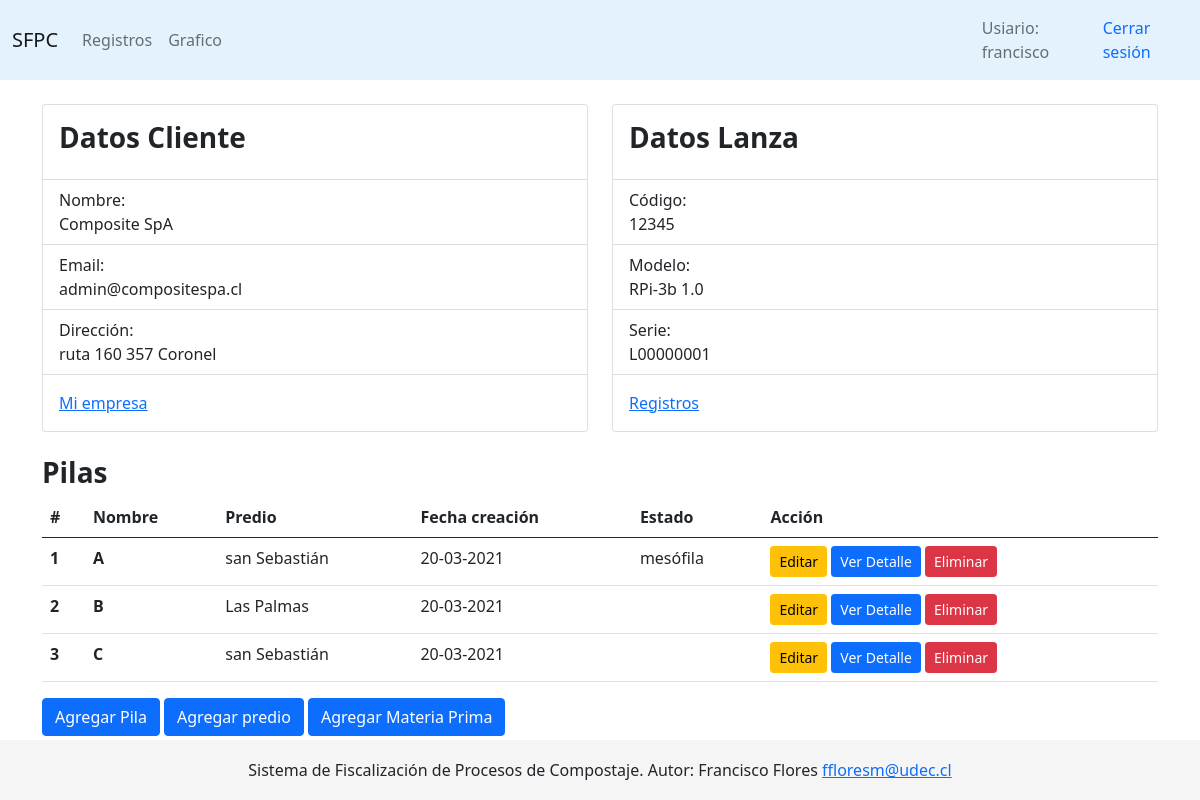
The app's page /app/ (signed in) with its own data.
### app/models.py (models this page shows, shortened)
class Cliente(models.Model):
    nombre = models.CharField(max_length=200, default="")
    rut = models.CharField(max_length=9)
    direccion = models.CharField(max_length=200, default="")
    email = models.EmailField(unique=True)
    telefono = models.CharField(max_length=15, default="")
    fecha_creacion = models.DateTimeField("fecha de creación", auto_now_add=True)
    class Meta:
        ordering = ('nombre', )

class Lanza(models.Model):
    codigo = models.CharField(max_length=100, unique=True, null=False)
    numero_serie = models.CharField("numero de serie", max_length=100, unique=True, null=False)
    modelo = models.CharField(max_length=20, default="")
    cliente = models.ForeignKey('Cliente', on_delete=models.SET_NULL, null=True)

class Pila(models.Model):
    estado_choices = [
        ('mesófila', 'Fase I: mesófila'),
        ('termófila', 'Fase II: termófila'),
        ('enfriamiento', 'Fase III: enfriamiento'),
        ('maduración', 'Fase IV: maduración'),
    ]
    nombreID = models.CharField(max_length=10, default=None)
    fecha_creacion = models.DateTimeField("fecha de creación", auto_now_add=True)
    estado = models.CharField(max_length=50, choices=estado_choices)
    cliente = models.ForeignKey('Cliente', on_delete=models.DO_NOTHING, null=True)
    posicion = models.CharField(max_length=20, null=True) #solo para prubas
    foto = models.ImageField(upload_to='Fotos', null=True, blank=True) #folder Fotos
    predio = models.ForeignKey('Predio', on_delete=models.SET_NULL, null=True)
    class Meta:
        ordering = ('cliente', )

class Predio(models.Model):
    nombre = models.CharField(max_length=100)
    def __str__(self):
        return self.nombre

### app/views.py (the view)
# urls.py: path('', index, name='index'),
@login_required()
def index(request):
	cliente = Cliente.objects.get(id=1)
	lanzas = Lanza.objects.all()
	pilas = Pila.objects.all()
	context = {
		'cliente': cliente,
		'lanzas': lanzas,
		'pilas': pilas,
	}
	return render(request, 'app/index.html', context)

### app/templates/app/index.html (shortened to what this page needs)
{% extends 'base_generic.html' %}
{% block page_content %}
<br>
<div class="page-header">
	<div class="row">
		<div class="col-sm-6">
			<div class="card">
			 	<div class="card-body">
			    	<h3 class="card-title"><b>Datos Cliente</b></h3>
			  	</div>
			  	<ul class="list-group list-group-flush">
			    	<li class="list-group-item">Nombre: <br>
			    		{{ cliente.nombre }}</li>
			    	<li class="list-group-item">Email: <br>
			    		{{ cliente.email }}</li>
			    	<li class="list-group-item">Dirección: <br>
			    		{{ cliente.direccion }}</li>
			  	</ul>
			  	<div class="card-body">
			    	<a href="#" class="card-link">Mi empresa</a>
		  		</div>
			</div>
		</div>
		<div class="col-sm-6">
			<div class="card">
		  		<div class="card-body">
		    		<h3 class="card-title"><b>Datos Lanza</b></h3>
		  		</div>
		  		<ul class="list-group list-group-flush">
		  			{% for lanza in lanzas %}
		    		<li class="list-group-item">Código: <br>
		    			{{ lanza.codigo }}</li>
		    		<li class="list-group-item">Modelo: <br>
		    			{{ lanza.modelo }}</li>
		    		<li class="list-group-item">Serie: <br>
		    			{{ lanza.numero_serie }}</li>
		    		{% endfor %}
		  		</ul>
		  		<div class="card-body">
		    		<a href="{% url 'app:registros' %}" class="card-link">Registros</a>
		  		</div>
			</div>
		</div>
	</div>
</div>
<br>
{% if pilas %}
<h3><b>Pilas</b></h3>
<table class="table table-hover">
  <thead>
    <tr>
      <th scope="col">#</th>
      <th scope="col">Nombre</th>
      <th scope="col">Predio</th>
      <th scope="col">Fecha creación</th>
      <th scope="col">Estado</th>
      <th scope="col">Acción</th>
    </tr>
  </thead>
  <tbody>
  	{% for pila in pilas %}
	    <tr>
	      <th scope="row">{{forloop.counter}}</th>
	      <th>{{pila.nombreID}}</th>
	      <td>{{pila.predio}}</td>
	      <td>{{pila.fecha_creacion|date:"d-m-Y"}}</td>
	      <td>{{pila.estado}}</td>
	      <th>
	      	<a class="btn btn-warning btn-sm" href="{% url 'app:pila-update' pila.id %}" role="button">Editar</a>
	      	<a class="btn btn-primary btn-sm" href="{% url 'app:mediciones-pila' pila.id %}" role="button">Ver Detalle</a>
	      	<a class="btn btn-danger btn-sm" href="{% url 'app:pila-delete' pila.id %}" role="button">Eliminar</a>
	      </th>
	    </tr>
    {% endfor %}
  </tbody>
</table>
{% else %}
<h4>No existen pilas registradas</h4>
{% endif %}
<a class="btn btn-primary" href="{% url 'app:pila-nueva' %}" role="button">Agregar Pila</a>
<a class="btn btn-primary" href="{% url 'app:predio-nuevo' %}" role="button">Agregar predio</a>
<a class="btn btn-primary" href="{% url 'app:materia-prima-nueva' %}" role="button">Agregar Materia Prima</a>
{% endblock %}

### templates/base_generic.html (shortened to what this page needs)
<!DOCTYPE html>
<html lang="es">
  <head>
    {% load static %}
    <link rel="stylesheet" href="{% static '/css/bootstrap.min.css' %}" >
    <link rel="stylesheet" href="{% static '/css/styles.css' %}" >
  </head>
  <body>
    {% block navbar %}
      <nav class="navbar navbar-expand-lg navbar-light" style="background-color: #e3f2fd;">
        <div class="container">
          <a class="navbar-brand" href="{% url 'app:index' %}">SFPC</a>
          {% if user.is_authenticated %}
          <div class="collapse navbar-collapse" id="navbarNavAltMarkup">
            <div class="navbar-nav">
              <a class="nav-link" href="/app/registros">Registros</a>
              <a class="nav-link" href="{% url 'app:all-charts' %}">Grafico</a>
            </div>
          </div>
          {%endif%}
        </div>
        {% if user.is_authenticated %}
        <span class="navbar-text">Usiario: {{ user.get_username }}</span>
     <a class="nav-link" href="{% url 'logout'%}?next={{request.path}}">Cerrar sesión</a>
   {% else %}
     <a class="nav-link" href="{% url 'login'%}?next={{request.path}}">Iniciar sesión</a>
   {% endif %}
      </nav>
    {% endblock %}
    {% block content %}
      <div class="container">
        {% block page_content %}
        {% endblock %}
      </div>
    {% endblock %}
    <br>
    <footer class="footer">
        <p class="text-center">
            Sistema de Fiscalización de Procesos de Compostaje. Autor: Francisco Flores
            <a href="mailto:ffloresm@udec.cl">ffloresm@udec.cl</a>
        </p>
        </footer>
  </body>
</html>

### static/css/styles.css (style rules this page uses)
.footer { position: fixed; bottom: 0; width: 100%; height: 60px; line-height: 60px; background-color: #f5f5f5; }
td { cursor: pointer; }

### records on screen
Cliente: nombre "Composite SpA", email "admin@compositespa.cl", direccion "ruta 160 357 Coronel"
Lanza: codigo "12345", modelo "RPi-3b 1.0", numero_serie "L00000001"
Pila: nombreID "A", predio "san Sebastián", fecha_creacion "20-03-2021", estado "mesófila"
Pila: nombreID "B", predio "Las Palmas", fecha_creacion "20-03-2021"
Pila: nombreID "C", predio "san Sebastián", fecha_creacion "20-03-2021"

### other values on screen
{{ user.get_username }} "francisco"
